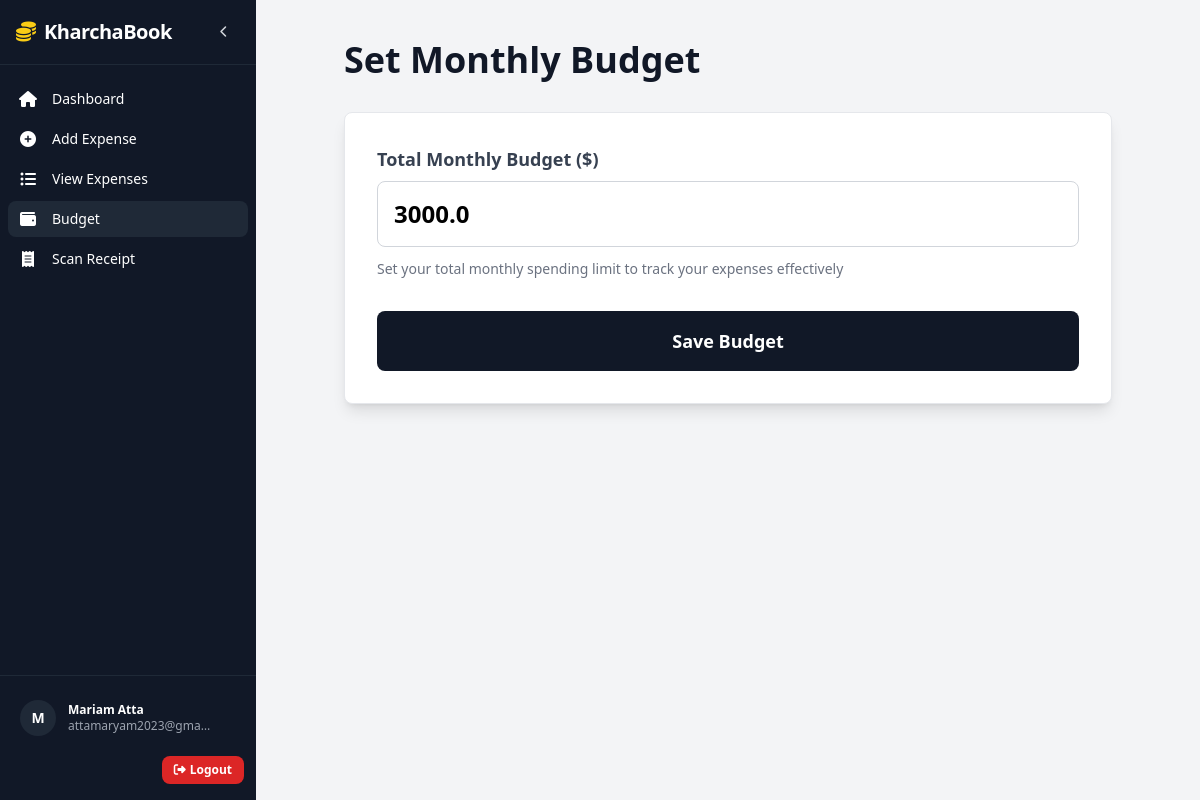
Page /budget (signed in) on the committed database.
### app.py (models this page shows)
class User(UserMixin, db.Model):
    id = db.Column(db.Integer, primary_key=True)
    name = db.Column(db.String(100), nullable=False)
    email = db.Column(db.String(100), unique=True, nullable=False)
    password = db.Column(db.String(200), nullable=False)
    created_at = db.Column(db.DateTime, default=datetime.utcnow)
    expenses = db.relationship('Expense', backref='user', lazy=True)
    budgets = db.relationship('Budget', backref='user', lazy=True)

class Budget(db.Model):
    id = db.Column(db.Integer, primary_key=True)
    user_id = db.Column(db.Integer, db.ForeignKey('user.id'), nullable=False)
    total_budget = db.Column(db.Float, nullable=False)
    month = db.Column(db.String(7), default=datetime.utcnow().strftime('%Y-%m'))

### app.py (the view, shortened to what this page needs)
@app.route('/budget', methods=['GET', 'POST'])
@login_required
def budget():
    user_budget = Budget.query.filter_by(user_id=current_user.id).first()
    return render_template('budget.html', budget=user_budget)

### app.py (called while the page is built)
@login_manager.user_loader
def load_user(user_id):
    return User.query.get(int(user_id))

### templates/budget.html
{% extends "base.html" %}
{% block content %}
<div class="max-w-3xl mx-auto">
    <h1 class="text-4xl font-bold mb-8 text-gray-900">Set Monthly Budget</h1>
    <div class="bg-white rounded-lg shadow-lg p-8 border border-gray-200">
        <form method="POST" action="{{ url_for('budget') }}">
            <div class="mb-8">
                <label class="block text-gray-700 font-semibold mb-2 text-lg">Total Monthly Budget ($)</label>
                <input type="number" name="total_budget" step="0.01"
                       value="{{ budget.total_budget if budget else '' }}" required
                       class="w-full px-4 py-4 border border-gray-300 rounded-lg focus:outline-none focus:border-gray-900 transition text-2xl font-semibold">
                <p class="text-gray-500 text-sm mt-3">Set your total monthly spending limit to track your expenses effectively</p>
            </div>
            <button type="submit"
                    class="w-full bg-gray-900 text-white py-4 rounded-lg hover:bg-gray-800 font-semibold text-lg transition">
                Save Budget
            </button>
        </form>
    </div>
</div>
{% endblock %}

### templates/base.html (shortened to what this page needs)
<!DOCTYPE html>
<html lang="en">
<head>
    <script src="https://cdn.tailwindcss.com"></script>
    <link rel="stylesheet"
          href="https://cdnjs.cloudflare.com/ajax/libs/font-awesome/6.4.0/css/all.min.css">
</head>
<body class="bg-gray-100">
{% if current_user.is_authenticated %}
<div x-data="{ collapsed: false }" class="h-screen flex overflow-hidden">
    <aside :class="collapsed ? 'w-16' : 'w-64'"
           class="bg-gray-900 text-white flex flex-col transition-all duration-200">
        <div class="px-4 py-4 border-b border-gray-800 flex items-center justify-between">
            <div class="flex items-center space-x-2">
                <i class="fas fa-coins text-xl text-yellow-400"></i>
                <h1 x-show="!collapsed" class="text-xl font-bold tracking-tight">KharchaBook</h1>
            </div>
            <button @click="collapsed = !collapsed"
                    class="w-8 h-8 flex items-center justify-center rounded-full hover:bg-gray-800 text-gray-300 text-xs">
                <i :class="collapsed ? 'fas fa-chevron-right' : 'fas fa-chevron-left'"></i>
            </button>
        </div>
        <nav class="flex-1 px-2 py-4 space-y-1 overflow-y-auto">
            <a href="{{ url_for('dashboard') }}"
               class="flex items-center px-2 py-2 rounded-lg hover:bg-gray-800
                      {% if request.endpoint == 'dashboard' %}bg-gray-800{% endif %}">
                <i class="fas fa-home w-6 text-center"></i>
                <span x-show="!collapsed" class="ml-3 text-sm">Dashboard</span>
            </a>
            <a href="{{ url_for('add_expense') }}"
               class="flex items-center px-2 py-2 rounded-lg hover:bg-gray-800
                      {% if request.endpoint == 'add_expense' %}bg-gray-800{% endif %}">
                <i class="fas fa-plus-circle w-6 text-center"></i>
                <span x-show="!collapsed" class="ml-3 text-sm">Add Expense</span>
            </a>
            <a href="{{ url_for('view_expenses') }}"
               class="flex items-center px-2 py-2 rounded-lg hover:bg-gray-800
                      {% if request.endpoint == 'view_expenses' %}bg-gray-800{% endif %}">
                <i class="fas fa-list-ul w-6 text-center"></i>
                <span x-show="!collapsed" class="ml-3 text-sm">View Expenses</span>
            </a>
            <a href="{{ url_for('budget') }}"
               class="flex items-center px-2 py-2 rounded-lg hover:bg-gray-800
                      {% if request.endpoint == 'budget' %}bg-gray-800{% endif %}">
                <i class="fas fa-wallet w-6 text-center"></i>
                <span x-show="!collapsed" class="ml-3 text-sm">Budget</span>
            </a>
            <a href="{{ url_for('scan_receipt') }}"
   class="flex items-center px-2 py-2 rounded-lg hover:bg-gray-800
          {% if request.endpoint == 'scan_receipt' %}bg-gray-800{% endif %}">
    <i class="fas fa-receipt w-6 text-center"></i>
    <span x-show="!collapsed" class="ml-3 text-sm">Scan Receipt</span>
</a>
        </nav>
        <div class="px-3 py-4 border-t border-gray-800">
            <a href="{{ url_for('profile') }}"
               class="flex items-center space-x-3 mb-3 hover:bg-gray-800 px-2 py-2 rounded-lg">
                <div class="w-9 h-9 rounded-full bg-gray-800 flex items-center justify-center">
                    <span class="text-sm font-semibold">
                        {{ current_user.name[:1] | upper }}
                    </span>
                </div>
                <div x-show="!collapsed" class="text-xs">
                    <p class="font-semibold">{{ current_user.name }}</p>
                    <p class="text-gray-400 truncate max-w-[9rem]">{{ current_user.email }}</p>
                </div>
            </a>
            <div class="flex justify-end">
                <a href="{{ url_for('logout') }}"
                   class="inline-flex items-center text-xs bg-red-600 hover:bg-red-500 px-3 py-1.5 rounded-lg font-semibold">
                    <i class="fas fa-sign-out-alt mr-1"></i>
                    <span x-show="!collapsed">Logout</span>
                </a>
            </div>
        </div>
    </aside>
    <main class="flex-1 overflow-y-auto">
        <div class="px-8 pt-6">
        </div>
        <div class="px-8 py-4 pb-10">
            {% block content %}{% endblock %}
        </div>
    </main>
</div>
{% endif %}
</body>
</html>

### rows in the picture
User: name "M", name "Mariam Atta", email "attamaryam2023@gma…"
Budget: total_budget "3000.0"
